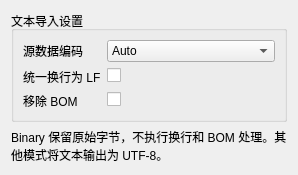
<?xml version='1.0' encoding='UTF-8'?>
<ui version="4.0">
  <class>TextInspectorForm</class>
  <widget class="QWidget" name="TextInspectorForm">
    <layout class="QVBoxLayout" name="mainLayout">
      <item>
        <widget class="QGroupBox" name="settingsGroup">
          <property name="title">
            <string>文本导入设置</string>
          </property>
          <layout class="QFormLayout" name="settingsLayout">
            <item row="0" column="0">
              <widget class="QLabel" name="EncodingLabel">
                <property name="text">
                  <string>源数据编码</string>
                </property>
                <property name="textFormat">
                  <enum>Qt::PlainText</enum>
                </property>
                <property name="wordWrap">
                  <bool>true</bool>
                </property>
              </widget>
            </item>
            <item row="0" column="1">
              <widget class="QComboBox" name="encodingCombo">
                <property name="settingKey" stdset="0">
                  <string>Encoding</string>
                </property>
                <property name="values" stdset="0">
                  <stringlist notr="true">
                    <string>Auto</string>
                    <string>UTF8</string>
                    <string>UTF16LE</string>
                    <string>UTF16BE</string>
                    <string>Binary</string>
                  </stringlist>
                </property>
                <item>
                  <property name="text">
                    <string>Auto</string>
                  </property>
                </item>
                <item>
                  <property name="text">
                    <string>UTF8</string>
                  </property>
                </item>
                <item>
                  <property name="text">
                    <string>UTF16LE</string>
                  </property>
                </item>
                <item>
                  <property name="text">
                    <string>UTF16BE</string>
                  </property>
                </item>
                <item>
                  <property name="text">
                    <string>Binary</string>
                  </property>
                </item>
              </widget>
            </item>
            <item row="1" column="0">
              <widget class="QLabel" name="NormalizeLineEndingsLabel">
                <property name="text">
                  <string>统一换行为 LF</string>
                </property>
                <property name="textFormat">
                  <enum>Qt::PlainText</enum>
                </property>
                <property name="wordWrap">
                  <bool>true</bool>
                </property>
              </widget>
            </item>
            <item row="1" column="1">
              <widget class="QCheckBox" name="normalizeLineEndingsCheck">
                <property name="settingKey" stdset="0">
                  <string>NormalizeLineEndings</string>
                </property>
              </widget>
            </item>
            <item row="2" column="0">
              <widget class="QLabel" name="StripByteOrderMarkLabel">
                <property name="text">
                  <string>移除 BOM</string>
                </property>
                <property name="textFormat">
                  <enum>Qt::PlainText</enum>
                </property>
                <property name="wordWrap">
                  <bool>true</bool>
                </property>
              </widget>
            </item>
            <item row="2" column="1">
              <widget class="QCheckBox" name="stripByteOrderMarkCheck">
                <property name="settingKey" stdset="0">
                  <string>StripByteOrderMark</string>
                </property>
              </widget>
            </item>
          </layout>
        </widget>
      </item>
      <item>
        <widget class="QLabel" name="capabilityLabel">
          <property name="text">
            <string>Binary 保留原始字节，不执行换行和 BOM 处理。其他模式将文本输出为 UTF-8。</string>
          </property>
          <property name="textFormat">
            <enum>Qt::PlainText</enum>
          </property>
          <property name="wordWrap">
            <bool>true</bool>
          </property>
        </widget>
      </item>
    </layout>
  </widget>
  <resources />
  <connections />
</ui>
